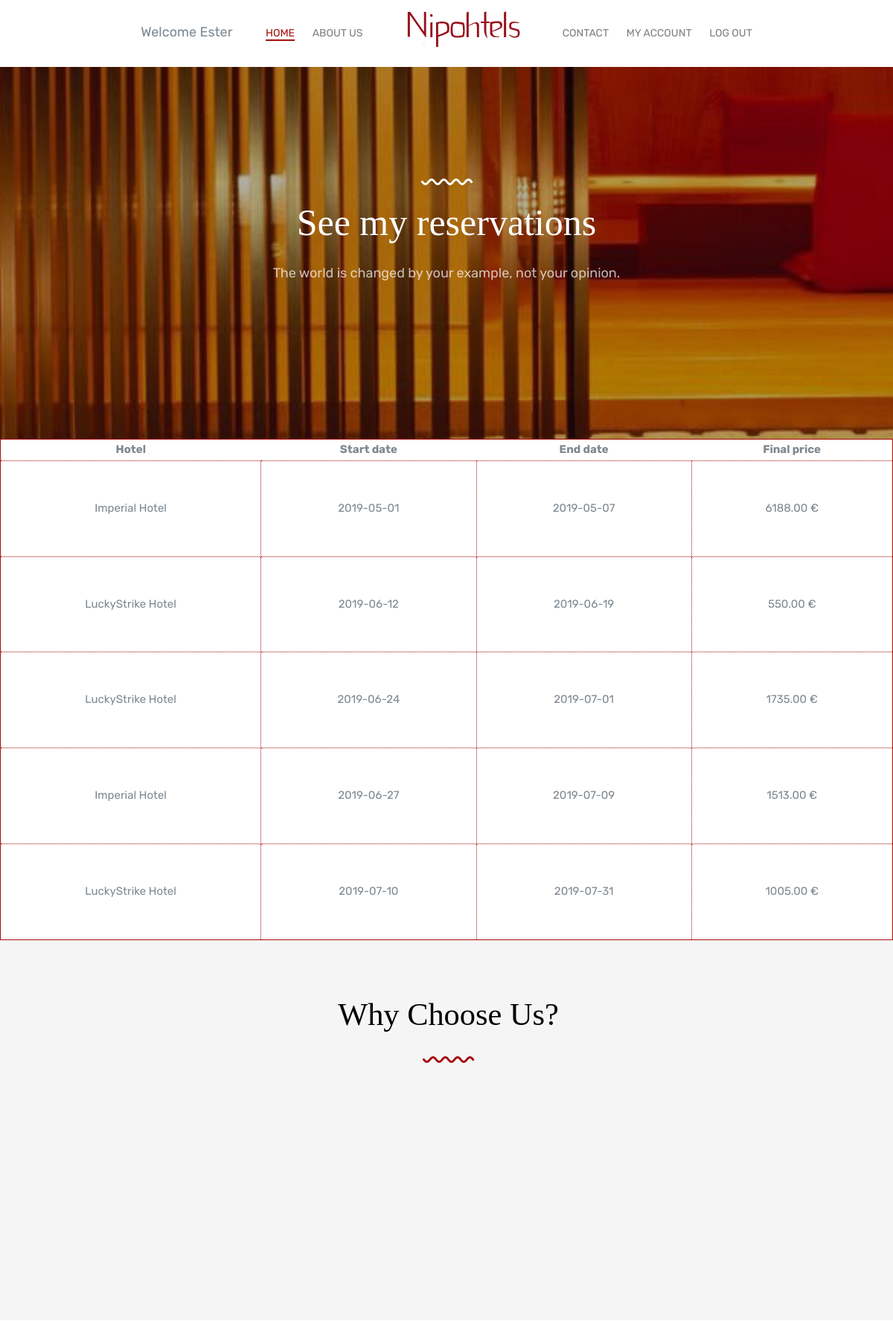
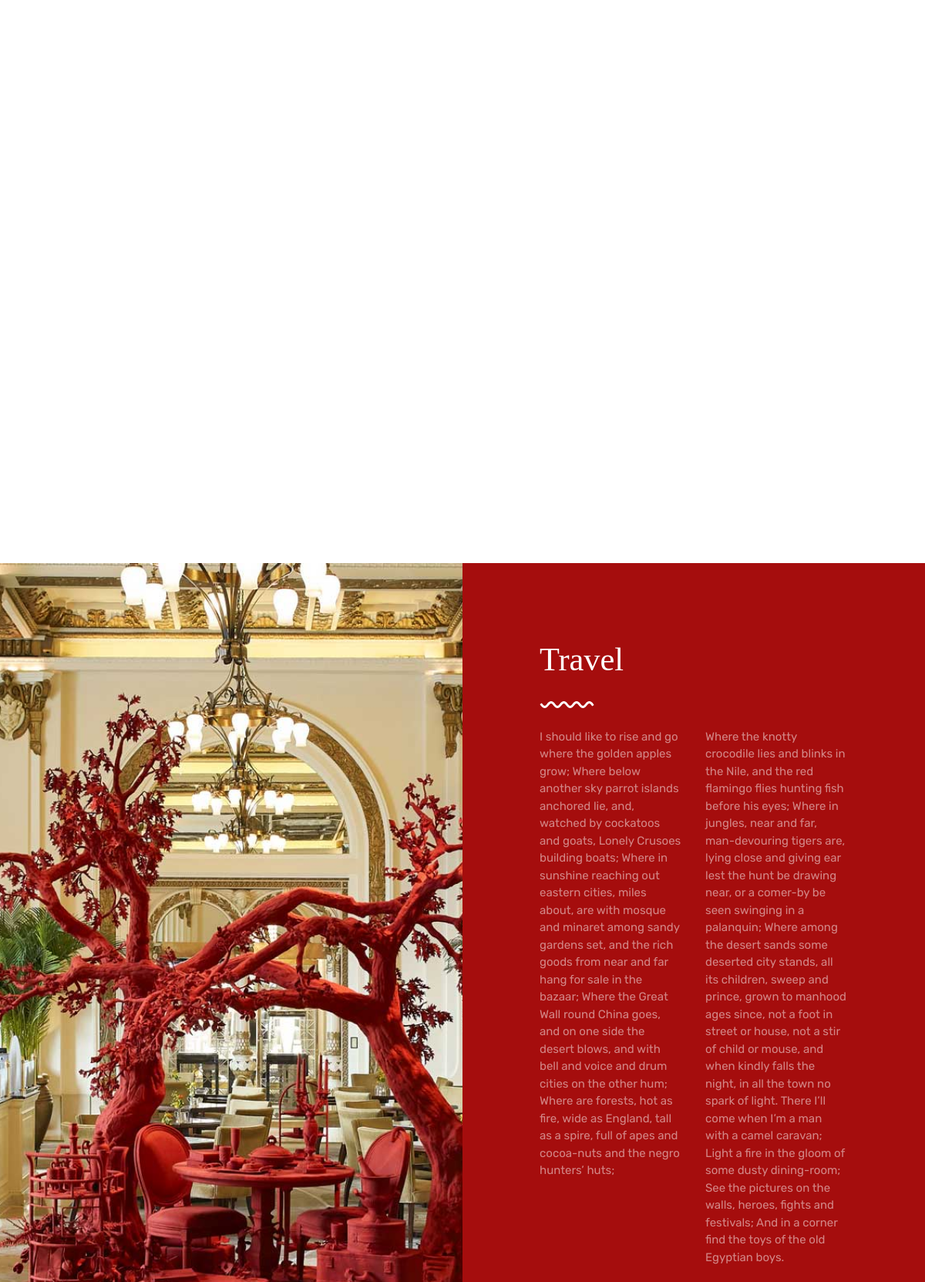
The app's page /userreservations.php (signed in, upper part) with its own data (2 pictures, top to bottom).
### tables this page shows
CREATE TABLE `reservas` (
  `id_reserva` int(10) NOT NULL,
  `fecha_reserva_inicio` date NOT NULL,
  `valoraciones_id_valoracion` int(10) DEFAULT NULL,
  `fecha_reserva_fin` date NOT NULL,
  `usuarios_correo_usuario` varchar(100) DEFAULT NULL,
  `precio_final_reserva` float(8,2) DEFAULT NULL
);

CREATE TABLE `hoteles` (
  `id_hotel` int(10) NOT NULL,
  `nombre` varchar(50) NOT NULL,
  `ubicacion` varchar(50) NOT NULL,
  `ciudad` varchar(50) NOT NULL,
  `estrellas` char(1) NOT NULL,
  `path_img` varchar(50) NOT NULL,
  `precio_multi` float(3,1) DEFAULT NULL
);

### userreservations.php (the view, shortened to what this page needs)
<?php session_start();
$db = mysqli_connect("localhost", "root", "", "hoteles") or die("Error connecting to database: ".mysqli_error());
    if(isset($_SESSION['login_user'])){
    $correo = $_SESSION['login_user'];
        ?>
<!DOCTYPE html>
<html lang="en">
  <head>
    <link rel="stylesheet" href="css/styles-merged.css">
    <link rel="stylesheet" href="css/style.min.css">
    <link rel="stylesheet" href="css/custom.css">
  </head>
  <body>
  <header role="banner" class="probootstrap-header">
        <div class="row">
        <nav role="navigation" class="probootstrap-nav hidden-xs">
          <?php if(isset($_SESSION['login_user']) && $_SESSION['tipo_usuario'] == '2'){ ?>
          <ul class="probootstrap-main-nav">
            <li>Welcome <?php echo $_SESSION['name']?><li>
            <li class="active"><a href="index.php">Home</a></li>
            <li><a href="about.php">About us</a></li>
            <li class="hidden-xs probootstrap-logo-center"><a href="index.php"><img src="img/logo_md.png" class="hires" width="181" height="50" alt="Nipohtels logo"></a></li>
            <li><a href="contact.php">Contact</a></li>
            <li><a href='userpage.php'>My account</a></li>
            <li><a href='logout.php'>Log out</a></li>
          </ul>
          <?php } ?>
        </nav>
        </div>
  </header>
  <section class="probootstrap-slider flexslider probootstrap-inner">
    <ul class="slides">
       <li style="background-image: url(img/slider_4.jpg);" class="overlay">
          <div class="container">
            <div class="row">
              <div class="col-md-10 col-md-offset-1">
                <div class="probootstrap-slider-text text-center">
                  <p><img src="img/curve_white.svg" class="seperator probootstrap-animate" alt="Free HTML5 Bootstrap Template"></p>
                  <h1 class="probootstrap-heading probootstrap-animate">See my reservations</h1>
                  <div class="probootstrap-animate probootstrap-sub-wrap">The world is changed by your example, not your opinion.</div>
                </div>
              </div>
            </div>
          </div>
        </li>
    </ul>
  </section>
  <section class="table-responsive">
    <table class="user-table-reservations">
      <?php
        $query = "SELECT * FROM reservas
        INNER JOIN habitaciones_reservas ON habitaciones_reservas.reservas_id_reserva = id_reserva
        INNER JOIN habitaciones ON habitaciones_reservas.habitaciones_id_habitacion = habitaciones.id_habitacion
        INNER JOIN hoteles ON hoteles.id_hotel = habitaciones.hoteles_id_hotel
        WHERE reservas.usuarios_correo_usuario = '$correo' GROUP BY id_reserva ORDER BY fecha_reserva_inicio";
        $raw_results = mysqli_query($db, $query);
    if(mysqli_num_rows($raw_results) > 0){
      echo "<tr><th>Hotel</th><th>Start date</th><th>End date</th><th>Final price</th></tr>";
            while($results = mysqli_fetch_array($raw_results)){
                echo "<tr>";
                echo "<td> ".$results['nombre']."</td>";
                echo "<td> ".$results['fecha_reserva_inicio']."</td>";
                echo "<td> ".$results['fecha_reserva_fin']."</td>";
                echo "<td> ".$results['precio_final_reserva']." €</td>";
                echo "</tr>";
            }
        } ?>
      </table>
  </section>
  <section class="probootstrap-section probootstrap-section-dark">
    <div class="container">
      <div class="row">
        <div class="col-md-12 text-center">
          <h2 class="mt0">Why Choose Us?</h2>
          <p class="mb50"><img src="img/curve.svg" class="svg" alt="Free HTML5 Bootstrap Template"></p>
        </div>
        <div class="col-md-4">
        </div>
        <div class="col-md-4">
        </div>
        <div class="col-md-4">
        </div>
      </div>
    </div>
  </section>
  <section class="probootstrap-section">
    <div class="container">
      <div class="row">
      </div>
      <div class="row">
        <div class="clearfix visible-lg-block visible-md-block"></div>
        <div class="clearfix visible-lg-block visible-md-block visible-sm-block"></div>
      </div>
    </div>
  </section>
<section class="probootstrap-half">
    <div class="image" style="background-image: url(img/slider_2.jpg);"></div>
    <div class="text">
      <div class="probootstrap-animate fadeInUp probootstrap-animated">
        <h2 class="mt0">Travel</h2>
        <p><img src="img/curve_white.svg" class="seperator" alt="Free HTML5 Bootstrap Template"></p>
        <div class="row">
          <div class="col-md-6">
            <p>I should like to rise and go where the golden apples grow;
            Where below another sky parrot islands anchored lie, and, watched by cockatoos and goats, Lonely Crusoes building boats;
            Where in sunshine reaching out eastern cities, miles about, are with mosque and minaret among sandy gardens set, and the rich goods from near and far hang for sale in the bazaar;
            Where the Great Wall round China goes, and on one side the desert blows, and with bell and voice and drum cities on the other hum;
            Where are forests, hot as fire, wide as England, tall as a spire, full of apes and cocoa-nuts and the negro hunters’ huts;
            </p>
          </div>
          <div class="col-md-6">
            <p>Where the knotty crocodile lies and blinks in the Nile, and the red flamingo flies hunting fish before his eyes;
              Where in jungles, near and far, man-devouring tigers are, lying close and giving ear lest the hunt be drawing near, or a comer-by be seen swinging in a palanquin;
              Where among the desert sands some deserted city stands, all its children, sweep and prince, grown to manhood ages since, not a foot in street or house, not a stir of child or mouse, and when kindly falls the night, in all the town no spark of light.
              There I’ll come when I’m a man with a camel caravan;
              Light a fire in the gloom of some dusty dining-room;
              See the pictures on the walls, heroes, fights and festivals;
              And in a corner find the toys of the old Egyptian boys.
              </p>
          </div>
        </div>
      </div>
    </div>
  </section>
<?php }?>
  </body>
</html>

### css/custom.css (style rules this page uses)
.col-md-12 { padding-left: 20px; }
.user-table tr, td { border: 1px dotted #a50d0d; padding: 50px; }
.user-table-reservations { border: 1px solid #a50d0d; width: 100%; height: 100%; text-align: center; }
.user-table-reservations th { text-align: center; }

### records on screen
reservas: hoteles.nombre "Imperial Hotel", fecha_reserva_inicio "2019-05-01", fecha_reserva_fin "2019-05-07", precio_final_reserva "6188.00"
reservas: hoteles.nombre "LuckyStrike Hotel", fecha_reserva_inicio "2019-06-12", fecha_reserva_fin "2019-06-19", precio_final_reserva "550.00"
reservas: hoteles.nombre "LuckyStrike Hotel", fecha_reserva_inicio "2019-06-24", fecha_reserva_fin "2019-07-01", precio_final_reserva "1735.00"
reservas: hoteles.nombre "Imperial Hotel", fecha_reserva_inicio "2019-06-27", fecha_reserva_fin "2019-07-09", precio_final_reserva "1513.00"
reservas: hoteles.nombre "LuckyStrike Hotel", fecha_reserva_inicio "2019-07-10", fecha_reserva_fin "2019-07-31", precio_final_reserva "1005.00"

### other values on screen
$_SESSION['name'] "Ester"
